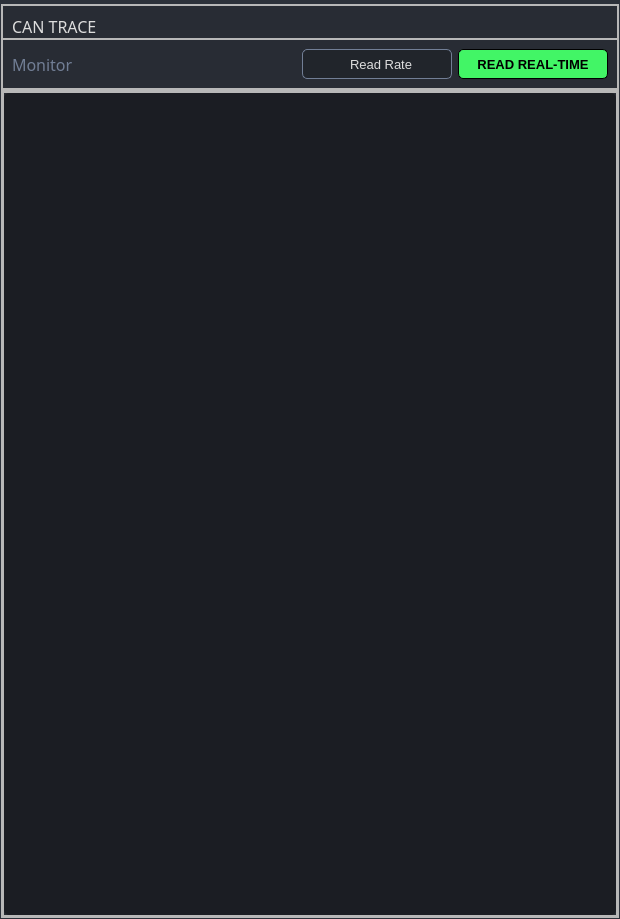
<?xml version="1.0" encoding="UTF-8"?>
<ui version="4.0">
 <class>cantrace</class>
 <widget class="QWidget" name="cantrace">
  <property name="geometry">
   <rect>
    <x>0</x>
    <y>0</y>
    <width>620</width>
    <height>919</height>
   </rect>
  </property>
  <property name="windowTitle">
   <string>cantrace</string>
  </property>
  <property name="styleSheet">
   <string notr="true">/* /////////////////////////////////////////////////////////////////////////////////////////////////

SET APP STYLESHEET - FULL STYLES HERE
DARK THEME - DRACULA COLOR BASED

///////////////////////////////////////////////////////////////////////////////////////////////// */

QWidget{
	color: rgb(221, 221, 221);
	font: 10pt &quot;Segoe UI&quot;;
}

/* /////////////////////////////////////////////////////////////////////////////////////////////////
Tooltip */
QToolTip {
	color: #ffffff;
	background-color: rgba(33, 37, 43, 180);
	border: 1px solid rgb(44, 49, 58);
	background-image: none;
	background-position: left center;
    background-repeat: no-repeat;
	border: none;
	border-left: 2px solid rgb(113, 192, 217);
	text-align: left;
	padding-left: 8px;
	margin: 0px;
}

/* /////////////////////////////////////////////////////////////////////////////////////////////////
Bg App */
#bgApp {	
	background-color: rgb(40, 44, 52);
	border: 1px solid rgb(44, 49, 58);
}

/* Icon */
#extraIcon {
	background-position: center;
	background-repeat: no-repeat;
	background-image: url(:/icons/icons/icon_settings.png);
}

/* Extra Content */
#extraContent{
	border-top: 3px solid rgb(40, 44, 52);
}


/* /////////////////////////////////////////////////////////////////////////////////////////////////
Content App */
#contentBottom{
	border-top: 3px solid rgb(44, 49, 58);
}

/* Label */
#label_title { font: 63 12pt &quot;Segoe UI Semibold&quot;;}
#label_monitor { font: 63 12pt &quot;Segoe UI Semibold&quot;;}


/* /////////////////////////////////////////////////////////////////////////////////////////////////
LineEdit */
QLineEdit {
	background-color: rgb(33, 37, 43);
	border-radius: 5px;
	border: 2px solid rgb(33, 37, 43);
	padding-left: 10px;
	selection-color: rgb(255, 255, 255);
	selection-background-color: rgb(113, 192, 217);
}
QLineEdit:hover {
	border: 2px solid rgb(64, 71, 88);
}
QLineEdit:focus {
	border: 2px solid rgb(91, 101, 124);
}

/* /////////////////////////////////////////////////////////////////////////////////////////////////
PlainTextEdit */
QPlainTextEdit {
	background-color: rgb(27, 29, 35);
	border-radius: 5px;
	padding: 10px;
	selection-color: rgb(255, 255, 255);
	selection-background-color: rgb(113, 192, 217);
}
QPlainTextEdit  QScrollBar:vertical {
    width: 8px;
 }
QPlainTextEdit  QScrollBar:horizontal {
    height: 8px;
 }
QPlainTextEdit:hover {
	border: 2px solid rgb(64, 71, 88);
}
QPlainTextEdit:focus {
	border: 2px solid rgb(91, 101, 124);
}

/* /////////////////////////////////////////////////////////////////////////////////////////////////
ScrollBars */
QScrollBar:horizontal {
    border: none;
    background: rgb(52, 59, 72);
    height: 8px;
    margin: 0px 21px 0 21px;
	border-radius: 0px;
}
QScrollBar::handle:horizontal {
    background: rgb(147, 207, 249);
    min-width: 25px;
	border-radius: 4px
}
QScrollBar::add-line:horizontal {
    border: none;
    background: rgb(55, 63, 77);
    width: 20px;
	border-top-right-radius: 4px;
    border-bottom-right-radius: 4px;
    subcontrol-position: right;
    subcontrol-origin: margin;
}
QScrollBar::sub-line:horizontal {
    border: none;
    background: rgb(55, 63, 77);
    width: 20px;
	border-top-left-radius: 4px;
    border-bottom-left-radius: 4px;
    subcontrol-position: left;
    subcontrol-origin: margin;
}
QScrollBar::up-arrow:horizontal, QScrollBar::down-arrow:horizontal
{
     background: none;
}
QScrollBar::add-page:horizontal, QScrollBar::sub-page:horizontal
{
     background: none;
}
 QScrollBar:vertical {
	border: none;
    background: rgb(52, 59, 72);
    width: 8px;
    margin: 21px 0 21px 0;
	border-radius: 0px;
 }
 QScrollBar::handle:vertical {	
	background: rgb(147, 207, 249);
    min-height: 25px;
	border-radius: 4px
 }
 QScrollBar::add-line:vertical {
     border: none;
    background: rgb(55, 63, 77);
     height: 20px;
	border-bottom-left-radius: 4px;
    border-bottom-right-radius: 4px;
     subcontrol-position: bottom;
     subcontrol-origin: margin;
 }
 QScrollBar::sub-line:vertical {
	border: none;
    background: rgb(55, 63, 77);
     height: 20px;
	border-top-left-radius: 4px;
    border-top-right-radius: 4px;
     subcontrol-position: top;
     subcontrol-origin: margin;
 }
 QScrollBar::up-arrow:vertical, QScrollBar::down-arrow:vertical {
     background: none;
 }

 QScrollBar::add-page:vertical, QScrollBar::sub-page:vertical {
     background: none;
 }

/* /////////////////////////////////////////////////////////////////////////////////////////////////
Button */
#pagesContainer QPushButton {
	border: 2px solid rgb(52, 59, 72);
	border-radius: 5px;	
	background-color: rgb(52, 59, 72);
}
#pagesContainer QPushButton:hover {
	background-color: rgb(57, 65, 80);
	border: 5px solid rgb(81, 176, 98);
}
#pagesContainer QPushButton:pressed {	
	background-color: rgb(35, 40, 49);
	border: 5px solid rgb(43, 50, 61);
}

</string>
  </property>
  <layout class="QVBoxLayout" name="verticalLayout_3">
   <property name="spacing">
    <number>0</number>
   </property>
   <property name="leftMargin">
    <number>0</number>
   </property>
   <property name="topMargin">
    <number>0</number>
   </property>
   <property name="rightMargin">
    <number>0</number>
   </property>
   <property name="bottomMargin">
    <number>0</number>
   </property>
   <item>
    <widget class="QFrame" name="bgApp">
     <property name="styleSheet">
      <string notr="true"/>
     </property>
     <property name="frameShape">
      <enum>QFrame::NoFrame</enum>
     </property>
     <property name="frameShadow">
      <enum>QFrame::Raised</enum>
     </property>
     <layout class="QHBoxLayout" name="appLayout">
      <property name="spacing">
       <number>0</number>
      </property>
      <property name="leftMargin">
       <number>0</number>
      </property>
      <property name="topMargin">
       <number>0</number>
      </property>
      <property name="rightMargin">
       <number>0</number>
      </property>
      <property name="bottomMargin">
       <number>0</number>
      </property>
      <item>
       <widget class="QFrame" name="contentBox">
        <property name="frameShape">
         <enum>QFrame::NoFrame</enum>
        </property>
        <property name="frameShadow">
         <enum>QFrame::Raised</enum>
        </property>
        <layout class="QVBoxLayout" name="verticalLayout_2">
         <property name="spacing">
          <number>0</number>
         </property>
         <property name="leftMargin">
          <number>0</number>
         </property>
         <property name="topMargin">
          <number>0</number>
         </property>
         <property name="rightMargin">
          <number>0</number>
         </property>
         <property name="bottomMargin">
          <number>0</number>
         </property>
         <item>
          <widget class="QFrame" name="contentBottom">
           <property name="frameShape">
            <enum>QFrame::NoFrame</enum>
           </property>
           <property name="frameShadow">
            <enum>QFrame::Raised</enum>
           </property>
           <layout class="QVBoxLayout" name="verticalLayout_6">
            <property name="spacing">
             <number>0</number>
            </property>
            <property name="leftMargin">
             <number>0</number>
            </property>
            <property name="topMargin">
             <number>0</number>
            </property>
            <property name="rightMargin">
             <number>0</number>
            </property>
            <property name="bottomMargin">
             <number>0</number>
            </property>
            <item>
             <widget class="QFrame" name="content">
              <property name="frameShape">
               <enum>QFrame::NoFrame</enum>
              </property>
              <property name="frameShadow">
               <enum>QFrame::Raised</enum>
              </property>
              <layout class="QHBoxLayout" name="horizontalLayout_4">
               <property name="spacing">
                <number>0</number>
               </property>
               <property name="leftMargin">
                <number>0</number>
               </property>
               <property name="topMargin">
                <number>0</number>
               </property>
               <property name="rightMargin">
                <number>0</number>
               </property>
               <property name="bottomMargin">
                <number>0</number>
               </property>
               <item>
                <widget class="QWidget" name="pagesContainer" native="true">
                 <property name="styleSheet">
                  <string notr="true"/>
                 </property>
                 <layout class="QVBoxLayout" name="verticalLayout_5">
                  <property name="spacing">
                   <number>0</number>
                  </property>
                  <property name="leftMargin">
                   <number>0</number>
                  </property>
                  <property name="topMargin">
                   <number>0</number>
                  </property>
                  <property name="rightMargin">
                   <number>0</number>
                  </property>
                  <property name="bottomMargin">
                   <number>0</number>
                  </property>
                  <item>
                   <widget class="QFrame" name="row_1">
                    <property name="sizePolicy">
                     <sizepolicy hsizetype="Preferred" vsizetype="Preferred">
                      <horstretch>0</horstretch>
                      <verstretch>0</verstretch>
                     </sizepolicy>
                    </property>
                    <property name="frameShape">
                     <enum>QFrame::StyledPanel</enum>
                    </property>
                    <property name="frameShadow">
                     <enum>QFrame::Raised</enum>
                    </property>
                    <layout class="QVBoxLayout" name="verticalLayout_7">
                     <property name="spacing">
                      <number>0</number>
                     </property>
                     <property name="leftMargin">
                      <number>0</number>
                     </property>
                     <property name="topMargin">
                      <number>0</number>
                     </property>
                     <property name="rightMargin">
                      <number>0</number>
                     </property>
                     <property name="bottomMargin">
                      <number>0</number>
                     </property>
                     <item>
                      <widget class="QFrame" name="frame_div_content_1">
                       <property name="minimumSize">
                        <size>
                         <width>0</width>
                         <height>0</height>
                        </size>
                       </property>
                       <property name="maximumSize">
                        <size>
                         <width>16777215</width>
                         <height>16777215</height>
                        </size>
                       </property>
                       <property name="frameShape">
                        <enum>QFrame::NoFrame</enum>
                       </property>
                       <property name="frameShadow">
                        <enum>QFrame::Raised</enum>
                       </property>
                       <layout class="QVBoxLayout" name="verticalLayout_4">
                        <property name="spacing">
                         <number>0</number>
                        </property>
                        <property name="leftMargin">
                         <number>0</number>
                        </property>
                        <property name="topMargin">
                         <number>0</number>
                        </property>
                        <property name="rightMargin">
                         <number>0</number>
                        </property>
                        <property name="bottomMargin">
                         <number>0</number>
                        </property>
                        <item>
                         <widget class="QFrame" name="frame_title_wid_1">
                          <property name="maximumSize">
                           <size>
                            <width>16777215</width>
                            <height>16777215</height>
                           </size>
                          </property>
                          <property name="frameShape">
                           <enum>QFrame::StyledPanel</enum>
                          </property>
                          <property name="frameShadow">
                           <enum>QFrame::Raised</enum>
                          </property>
                          <layout class="QVBoxLayout" name="verticalLayout">
                           <property name="spacing">
                            <number>0</number>
                           </property>
                           <property name="bottomMargin">
                            <number>0</number>
                           </property>
                           <item>
                            <widget class="QLabel" name="label_title">
                             <property name="font">
                              <font>
                               <family>Segoe UI Semibold</family>
                               <pointsize>12</pointsize>
                               <weight>7</weight>
                               <italic>false</italic>
                               <bold>false</bold>
                              </font>
                             </property>
                             <property name="styleSheet">
                              <string notr="true"/>
                             </property>
                             <property name="text">
                              <string>CAN TRACE</string>
                             </property>
                            </widget>
                           </item>
                          </layout>
                         </widget>
                        </item>
                        <item>
                         <widget class="QFrame" name="frame_title_wid_2">
                          <property name="maximumSize">
                           <size>
                            <width>16777215</width>
                            <height>16777215</height>
                           </size>
                          </property>
                          <property name="frameShape">
                           <enum>QFrame::StyledPanel</enum>
                          </property>
                          <property name="frameShadow">
                           <enum>QFrame::Raised</enum>
                          </property>
                          <layout class="QHBoxLayout" name="horizontalLayout">
                           <property name="topMargin">
                            <number>9</number>
                           </property>
                           <item>
                            <widget class="QLabel" name="label_monitor">
                             <property name="font">
                              <font>
                               <family>Segoe UI Semibold</family>
                               <pointsize>12</pointsize>
                               <weight>7</weight>
                               <italic>false</italic>
                               <bold>false</bold>
                              </font>
                             </property>
                             <property name="styleSheet">
                              <string notr="true">color: rgb(113, 126, 149);</string>
                             </property>
                             <property name="text">
                              <string>Monitor</string>
                             </property>
                            </widget>
                           </item>
                           <item>
                            <spacer name="horizontalSpacer_2">
                             <property name="orientation">
                              <enum>Qt::Horizontal</enum>
                             </property>
                             <property name="sizeHint" stdset="0">
                              <size>
                               <width>40</width>
                               <height>20</height>
                              </size>
                             </property>
                            </spacer>
                           </item>
                           <item>
                            <widget class="QLineEdit" name="line_Rx_Rate">
                             <property name="sizePolicy">
                              <sizepolicy hsizetype="Preferred" vsizetype="Preferred">
                               <horstretch>0</horstretch>
                               <verstretch>0</verstretch>
                              </sizepolicy>
                             </property>
                             <property name="minimumSize">
                              <size>
                               <width>150</width>
                               <height>30</height>
                              </size>
                             </property>
                             <property name="font">
                              <font>
                               <family>Segoe UI</family>
                               <pointsize>10</pointsize>
                               <weight>50</weight>
                               <italic>false</italic>
                               <bold>false</bold>
                              </font>
                             </property>
                             <property name="layoutDirection">
                              <enum>Qt::LeftToRight</enum>
                             </property>
                             <property name="styleSheet">
                              <string notr="true">qproperty-cursorPosition: 0;
border: 1px solid rgb(113, 126, 149);</string>
                             </property>
                             <property name="text">
                              <string>Read Rate</string>
                             </property>
                             <property name="frame">
                              <bool>true</bool>
                             </property>
                             <property name="alignment">
                              <set>Qt::AlignCenter</set>
                             </property>
                            </widget>
                           </item>
                           <item>
                            <widget class="QPushButton" name="btn_Rx_Read">
                             <property name="minimumSize">
                              <size>
                               <width>150</width>
                               <height>30</height>
                              </size>
                             </property>
                             <property name="font">
                              <font>
                               <family>Segoe UI</family>
                               <pointsize>10</pointsize>
                               <weight>62</weight>
                               <italic>false</italic>
                               <bold>true</bold>
                              </font>
                             </property>
                             <property name="styleSheet">
                              <string notr="true">font-weight:500;
color:black;
background-color: #42f566;
border: 1px solid black;</string>
                             </property>
                             <property name="text">
                              <string>READ REAL-TIME</string>
                             </property>
                             <property name="checkable">
                              <bool>true</bool>
                             </property>
                             <property name="checked">
                              <bool>true</bool>
                             </property>
                            </widget>
                           </item>
                          </layout>
                         </widget>
                        </item>
                       </layout>
                      </widget>
                     </item>
                    </layout>
                   </widget>
                  </item>
                  <item>
                   <widget class="QFrame" name="row_3">
                    <property name="frameShape">
                     <enum>QFrame::StyledPanel</enum>
                    </property>
                    <property name="frameShadow">
                     <enum>QFrame::Raised</enum>
                    </property>
                    <layout class="QVBoxLayout" name="verticalLayout_8">
                     <property name="spacing">
                      <number>0</number>
                     </property>
                     <property name="leftMargin">
                      <number>0</number>
                     </property>
                     <property name="topMargin">
                      <number>0</number>
                     </property>
                     <property name="rightMargin">
                      <number>0</number>
                     </property>
                     <property name="bottomMargin">
                      <number>0</number>
                     </property>
                     <item>
                      <widget class="QFrame" name="frame_div_content_2">
                       <property name="frameShape">
                        <enum>QFrame::StyledPanel</enum>
                       </property>
                       <property name="frameShadow">
                        <enum>QFrame::Raised</enum>
                       </property>
                       <layout class="QVBoxLayout" name="verticalLayout_11">
                        <property name="spacing">
                         <number>0</number>
                        </property>
                        <property name="leftMargin">
                         <number>0</number>
                        </property>
                        <property name="topMargin">
                         <number>0</number>
                        </property>
                        <property name="rightMargin">
                         <number>0</number>
                        </property>
                        <property name="bottomMargin">
                         <number>0</number>
                        </property>
                        <item>
                         <widget class="QFrame" name="frame">
                          <property name="frameShape">
                           <enum>QFrame::StyledPanel</enum>
                          </property>
                          <property name="frameShadow">
                           <enum>QFrame::Raised</enum>
                          </property>
                          <layout class="QHBoxLayout" name="horizontalLayout_2">
                           <property name="spacing">
                            <number>0</number>
                           </property>
                           <property name="leftMargin">
                            <number>0</number>
                           </property>
                           <property name="topMargin">
                            <number>0</number>
                           </property>
                           <property name="rightMargin">
                            <number>0</number>
                           </property>
                           <property name="bottomMargin">
                            <number>0</number>
                           </property>
                           <item>
                            <widget class="QPlainTextEdit" name="pText_monitor0">
                             <property name="sizePolicy">
                              <sizepolicy hsizetype="Expanding" vsizetype="Expanding">
                               <horstretch>0</horstretch>
                               <verstretch>0</verstretch>
                              </sizepolicy>
                             </property>
                             <property name="font">
                              <font>
                               <family>Segoe UI</family>
                               <pointsize>10</pointsize>
                               <weight>50</weight>
                               <italic>false</italic>
                               <bold>false</bold>
                              </font>
                             </property>
                            </widget>
                           </item>
                          </layout>
                         </widget>
                        </item>
                       </layout>
                      </widget>
                     </item>
                    </layout>
                   </widget>
                  </item>
                 </layout>
                </widget>
               </item>
              </layout>
             </widget>
            </item>
           </layout>
          </widget>
         </item>
        </layout>
       </widget>
      </item>
     </layout>
    </widget>
   </item>
  </layout>
 </widget>
 <resources>
  <include location="resources.qrc"/>
 </resources>
 <connections/>
</ui>
